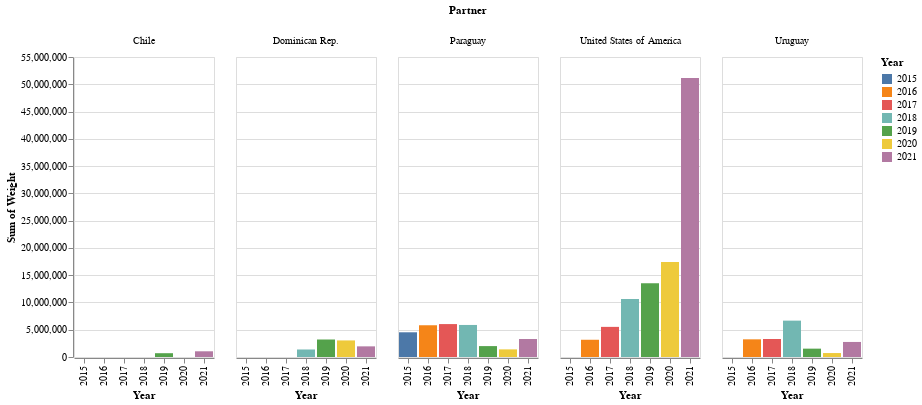

The code cell stored with this chart in its notebook:
### Code cell
alt.Chart(yr_partner).mark_bar().encode(
    x='Year:O',
    y='sum(Weight):Q',
    color='Year:N',
    column='Partner:N'
)

### Figure 1 — Vega-Lite specification as saved in the notebook (floating-point values rounded to 4 significant figures)
{"config": {"view": {"continuousWidth": 400, "continuousHeight": 300}}, "data": {"name": "data-aa84b7552e81cca07c82a655748d3782"}, "mark": "bar", "encoding": {"color": {"type": "nominal", "field": "Year"}, "column": {"type": "nominal", "field": "Partner"}, "x": {"type": "ordinal", "field": "Year"}, "y": {"type": "quantitative", "aggregate": "sum", "field": "Weight"}}, "$schema": "https://vega.github.io/schema/vega-lite/v4.8.1.json", "datasets": {"data-aa84b7552e81cca07c82a655748d3782": [{"Year": 2021, "Partner": "United States of America", "Weight": 51160000.0}, {"Year": 2020, "Partner": "United States of America", "Weight": 17410000.0}, {"Year": 2019, "Partner": "United States of America", "Weight": 13540000.0}, {"Year": 2018, "Partner": "United States of America", "Weight": 10640000.0}, {"Year": 2018, "Partner": "Uruguay", "Weight": 6667000.0}, {"Year": 2017, "Partner": "Paraguay", "Weight": 6035000.0}, {"Year": 2018, "Partner": "Paraguay", "Weight": 5874000.0}, {"Year": 2016, "Partner": "Paraguay", "Weight": 5820000.0}, {"Year": 2017, "Partner": "United States of America", "Weight": 5522000.0}, {"Year": 2015, "Partner": "Paraguay", "Weight": 4531000.0}, {"Year": 2021, "Partner": "Paraguay", "Weight": 3299000.0}, {"Year": 2017, "Partner": "Uruguay", "Weight": 3297000.0}, {"Year": 2016, "Partner": "Uruguay", "Weight": 3238000.0}, {"Year": 2019, "Partner": "Dominican Rep.", "Weight": 3208000.0}, {"Year": 2016, "Partner": "United States of America", "Weight": 3160000.0}, {"Year": 2020, "Partner": "Dominican Rep.", "Weight": 3039000.0}, {"Year": 2021, "Partner": "Uruguay", "Weight": 2759000.0}, {"Year": 2019, "Partner": "Paraguay", "Weight": 1999000.0}, {"Year": 2021, "Partner": "Dominican Rep.", "Weight": 1953000.0}, {"Year": 2019, "Partner": "Uruguay", "Weight": 1531000.0}, {"Year": 2020, "Partner": "Paraguay", "Weight": 1398000.0}, {"Year": 2018, "Partner": "Dominican Rep.", "Weight": 1377000.0}, {"Year": 2021, "Partner": "Chile", "Weight": 1047000.0}, {"Year": 2020, "Partner": "Uruguay", "Weight": 723700.0}, {"Year": 2019, "Partner": "Chile", "Weight": 696100.0}]}}
